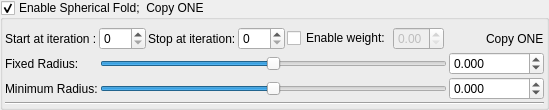
    <widget class="MyGroupBox" name="groupCheck_transform_sphericalFold1_enabled">
     <property name="title">
      <string>Enable Spherical Fold;  Copy ONE</string>
     </property>
     <property name="checkable">
      <bool>true</bool>
     </property>
     <layout class="QVBoxLayout" name="verticalLayout_24" stretch="0,0,0">
      <property name="spacing">
       <number>2</number>
      </property>
      <property name="leftMargin">
       <number>2</number>
      </property>
      <property name="topMargin">
       <number>2</number>
      </property>
      <property name="rightMargin">
       <number>2</number>
      </property>
      <property name="bottomMargin">
       <number>2</number>
      </property>
      <item>
       <layout class="QGridLayout" name="gridLayout_40">
        <property name="topMargin">
         <number>5</number>
        </property>
        <item row="0" column="3">
         <widget class="MySpinBox" name="spinboxInt_transform_sphericalFold1_stop_iterations">
          <property name="sizePolicy">
           <sizepolicy hsizetype="Preferred" vsizetype="Maximum">
            <horstretch>0</horstretch>
            <verstretch>0</verstretch>
           </sizepolicy>
          </property>
          <property name="maximum">
           <number>250</number>
          </property>
         </widget>
        </item>
        <item row="0" column="5">
         <widget class="MyDoubleSpinBox" name="spinbox_transform_sphericalFold1_weight">
          <property name="enabled">
           <bool>false</bool>
          </property>
          <property name="sizePolicy">
           <sizepolicy hsizetype="Minimum" vsizetype="Maximum">
            <horstretch>0</horstretch>
            <verstretch>0</verstretch>
           </sizepolicy>
          </property>
          <property name="decimals">
           <number>2</number>
          </property>
          <property name="minimum">
           <double>0.000000000000000</double>
          </property>
          <property name="maximum">
           <double>1.000000000000000</double>
          </property>
          <property name="singleStep">
           <double>0.100000000000000</double>
          </property>
         </widget>
        </item>
        <item row="0" column="7">
         <widget class="QLabel" name="label_141">
          <property name="text">
           <string>Copy ONE</string>
          </property>
         </widget>
        </item>
        <item row="0" column="2">
         <widget class="QLabel" name="label_146">
          <property name="text">
           <string>Stop at iteration:</string>
          </property>
         </widget>
        </item>
        <item row="0" column="6">
         <spacer name="horizontalSpacer_8">
          <property name="orientation">
           <enum>Qt::Horizontal</enum>
          </property>
          <property name="sizeHint" stdset="0">
           <size>
            <width>40</width>
            <height>20</height>
           </size>
          </property>
         </spacer>
        </item>
        <item row="0" column="1">
         <widget class="MySpinBox" name="spinboxInt_transform_sphericalFold1_start_iterations">
          <property name="sizePolicy">
           <sizepolicy hsizetype="Minimum" vsizetype="Maximum">
            <horstretch>0</horstretch>
            <verstretch>0</verstretch>
           </sizepolicy>
          </property>
          <property name="minimum">
           <number>0</number>
          </property>
          <property name="maximum">
           <number>250</number>
          </property>
          <property name="value">
           <number>0</number>
          </property>
         </widget>
        </item>
        <item row="0" column="0">
         <widget class="QLabel" name="label_147">
          <property name="text">
           <string>Start at iteration :</string>
          </property>
         </widget>
        </item>
        <item row="0" column="4">
         <widget class="QCheckBox" name="checkBox_transform_sphericalFold1_weight_enabled">
          <property name="text">
           <string>Enable weight:</string>
          </property>
         </widget>
        </item>
       </layout>
      </item>
      <item>
       <layout class="QGridLayout" name="gridLayout_41">
        <property name="spacing">
         <number>2</number>
        </property>
        <item row="0" column="0">
         <widget class="QLabel" name="label_148">
          <property name="text">
           <string>Fixed Radius:</string>
          </property>
         </widget>
        </item>
        <item row="1" column="0">
         <widget class="QLabel" name="label_149">
          <property name="text">
           <string>Minimum Radius:</string>
          </property>
         </widget>
        </item>
        <item row="0" column="1">
         <widget class="QSlider" name="slider_transform_sphericalFold1_fixed_radius">
          <property name="sizePolicy">
           <sizepolicy hsizetype="Expanding" vsizetype="Maximum">
            <horstretch>0</horstretch>
            <verstretch>0</verstretch>
           </sizepolicy>
          </property>
          <property name="minimum">
           <number>-18000</number>
          </property>
          <property name="maximum">
           <number>18000</number>
          </property>
          <property name="value">
           <number>0</number>
          </property>
          <property name="sliderPosition">
           <number>0</number>
          </property>
          <property name="orientation">
           <enum>Qt::Horizontal</enum>
          </property>
         </widget>
        </item>
        <item row="0" column="2">
         <widget class="MyDoubleSpinBox" name="spinbox_transform_sphericalFold1_fixed_radius">
          <property name="sizePolicy">
           <sizepolicy hsizetype="Minimum" vsizetype="Maximum">
            <horstretch>0</horstretch>
            <verstretch>0</verstretch>
           </sizepolicy>
          </property>
          <property name="prefix">
           <string/>
          </property>
          <property name="suffix">
           <string/>
          </property>
          <property name="decimals">
           <number>3</number>
          </property>
          <property name="minimum">
           <double>-36000.000000000000000</double>
          </property>
          <property name="maximum">
           <double>36000.000000000000000</double>
          </property>
          <property name="singleStep">
           <double>0.100000000000000</double>
          </property>
         </widget>
        </item>
        <item row="1" column="1">
         <widget class="QSlider" name="slider_transform_sphericalFold1_min_radius">
          <property name="sizePolicy">
           <sizepolicy hsizetype="Expanding" vsizetype="Maximum">
            <horstretch>0</horstretch>
            <verstretch>0</verstretch>
           </sizepolicy>
          </property>
          <property name="minimum">
           <number>-18000</number>
          </property>
          <property name="maximum">
           <number>18000</number>
          </property>
          <property name="value">
           <number>0</number>
          </property>
          <property name="sliderPosition">
           <number>0</number>
          </property>
          <property name="orientation">
           <enum>Qt::Horizontal</enum>
          </property>
         </widget>
        </item>
        <item row="1" column="2">
         <widget class="MyDoubleSpinBox" name="spinbox_transform_sphericalFold1_min_radius">
          <property name="sizePolicy">
           <sizepolicy hsizetype="Minimum" vsizetype="Maximum">
            <horstretch>0</horstretch>
            <verstretch>0</verstretch>
           </sizepolicy>
          </property>
          <property name="prefix">
           <string/>
          </property>
          <property name="suffix">
           <string/>
          </property>
          <property name="decimals">
           <number>3</number>
          </property>
          <property name="minimum">
           <double>-360000.000000000000000</double>
          </property>
          <property name="maximum">
           <double>360000.000000000000000</double>
          </property>
          <property name="singleStep">
           <double>0.100000000000000</double>
          </property>
         </widget>
        </item>
       </layout>
      </item>
      <item>
       <widget class="Line" name="line_32">
        <property name="orientation">
         <enum>Qt::Horizontal</enum>
        </property>
       </widget>
      </item>
     </layout>
    </widget>
